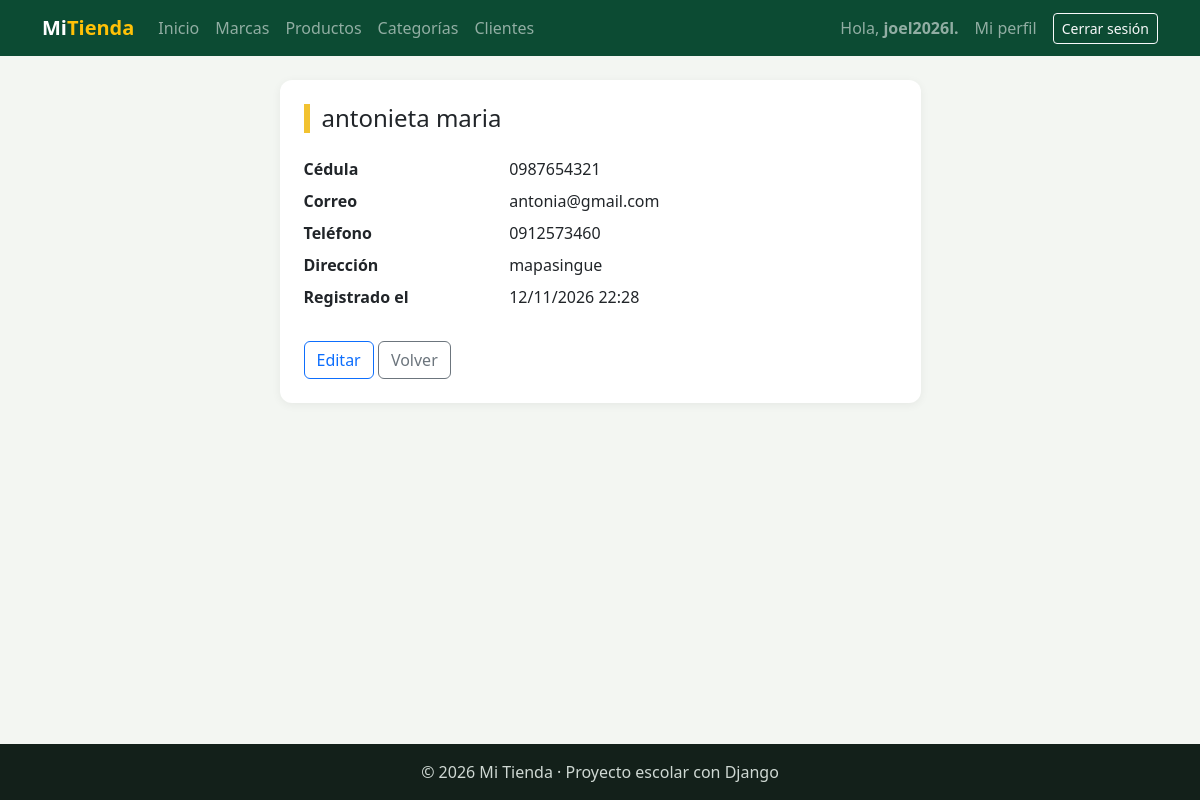
The app's page /facturacion/clientes/2/ (signed in) with its own data.
### facturacion/models.py (models this page shows)
class Cliente(models.Model):
    cedula = models.CharField("Cédula", max_length=10, unique=True)   # Texto (no número): puede empezar con 0
    nombres = models.CharField(max_length=80)
    apellidos = models.CharField(max_length=80)
    email = models.EmailField("Correo", blank=True)                    # EmailField revisa que tenga formato de correo
    telefono = models.CharField("Teléfono", max_length=15, blank=True)
    direccion = models.CharField("Dirección", max_length=200, blank=True)
    fecha_registro = models.DateTimeField(auto_now_add=True)
    class Meta:
        verbose_name = "Cliente"
        verbose_name_plural = "Clientes"
        ordering = ["apellidos", "nombres"]      # Primero por apellido; si se repite, por nombre
    def __str__(self):
        return f"{self.apellidos} {self.nombres}"   # Ej: "Pérez Ana"

### facturacion/views.py (the view)
# urls.py: path("clientes/<int:pk>/", views.cliente_detalle, name="cliente_detalle"),
@login_required
def cliente_detalle(request, pk):                          # READ (uno): ficha del cliente · solo GET
    cliente = get_object_or_404(Cliente, pk=pk)
    return render(request, "facturacion/cliente_detalle.html", {"titulo": str(cliente), "cliente": cliente})

### facturacion/templates/facturacion/cliente_detalle.html (shortened to what this page needs)
{% extends "base.html" %}
{% block contenido %}
<div class="row justify-content-center">
    <div class="col-lg-7">
        <div class="tarjeta">
            <h1 class="h4 titulo-pagina mb-4">{{ cliente.apellidos }} {{ cliente.nombres }}</h1>
            <dl class="row mb-4">
                <dt class="col-sm-4">Cédula</dt>          <dd class="col-sm-8">{{ cliente.cedula }}</dd>
                <dt class="col-sm-4">Correo</dt>          <dd class="col-sm-8">{{ cliente.email|default:"—" }}</dd>
                <dt class="col-sm-4">Teléfono</dt>        <dd class="col-sm-8">{{ cliente.telefono|default:"—" }}</dd>
                <dt class="col-sm-4">Dirección</dt>       <dd class="col-sm-8">{{ cliente.direccion|default:"—" }}</dd>
                <dt class="col-sm-4">Registrado el</dt>   <dd class="col-sm-8">{{ cliente.fecha_registro|date:"d/m/Y H:i" }}</dd>
            </dl>
            <a href="{% url 'facturacion:cliente_editar' cliente.pk %}" class="btn btn-outline-primary">Editar</a>
            <a href="{% url 'facturacion:cliente_lista' %}" class="btn btn-outline-secondary">Volver</a>
        </div>
    </div>
</div>
{% endblock %}

### templates/base.html (shortened to what this page needs)
{% load static %}
<!DOCTYPE html>
<html lang="es">
<head>
    <link href="https://cdn.jsdelivr.net/npm/bootstrap@5.3.3/dist/css/bootstrap.min.css" rel="stylesheet">
    <link rel="stylesheet" href="{% static 'css/estilos.css' %}">
</head>
<body>
    <nav class="navbar navbar-expand-lg navbar-dark barra">
        <div class="container">
            <a class="navbar-brand fw-bold" href="{% url 'home' %}">Mi<span class="text-warning">Tienda</span></a>
            <div class="collapse navbar-collapse" id="menu">
                <ul class="navbar-nav me-auto">
                    <li class="nav-item"><a class="nav-link" href="{% url 'home' %}">Inicio</a></li>
                    {% if user.is_authenticated %}
                        <li class="nav-item"><a class="nav-link" href="{% url 'facturacion:marca_lista' %}">Marcas</a></li>
                        <li class="nav-item"><a class="nav-link" href="{% url 'facturacion:producto_lista' %}">Productos</a></li>
                         <li class="nav-item"><a class="nav-link" href="{% url 'facturacion:categoria_lista' %}">Categorías</a></li>
                        <li class="nav-item"><a class="nav-link" href="{% url 'facturacion:cliente_lista' %}">Clientes</a></li>
                    {% endif %}
                </ul>
                <ul class="navbar-nav align-items-lg-center gap-2">
                    {% if user.is_authenticated %}
                        <li class="nav-item navbar-text">Hola, <b>{{ user.username }}</b></li>
                        <li class="nav-item"><a class="nav-link" href="{% url 'facturacion:mi_perfil' %}">Mi perfil</a></li>
                        <li class="nav-item">
                            <form method="post" action="{% url 'logout' %}" class="m-0">
                                <button type="submit" class="btn btn-sm btn-outline-light">Cerrar sesión</button>
                            </form>
                        </li>
                    {% else %}
                        <li class="nav-item"><a class="nav-link" href="{% url 'login' %}">Ingresar</a></li>
                        <li class="nav-item"><a class="btn btn-sm btn-warning" href="{% url 'registro' %}">Crear cuenta</a></li>
                    {% endif %}
                </ul>
            </div>
        </div>
    </nav>
    <main class="container py-4">
        {% block contenido %}{% endblock %}
    </main>
    <footer class="pie text-center py-3">© 2026 Mi Tienda · Proyecto escolar con Django</footer>
</body>
</html>

### static/CSS/estilos.css (style rules this page uses)
:root { --verde: #0c4b33; --verde-claro: #2f9e6e; --amarillo: #f2c230; }
body { background-color: #f3f6f2; min-height: 100vh; display: flex; flex-direction: column; }
main { flex: 1; }
.barra { background-color: var(--verde); }
.titulo-pagina { border-left: 6px solid var(--amarillo); padding-left: 12px; }
.tarjeta { background: white; border-radius: 12px; padding: 24px; box-shadow: 0 2px 10px rgba(0,0,0,.06); }
.pie { background-color: #13201a; color: #cfd8d3; }

### records on screen
Cliente: apellidos "antonieta", nombres "maria", cedula "0987654321", email "antonia@gmail.com", telefono "0912573460", direccion "mapasingue", fecha_registro "12/11/2026 22:28"

### other values on screen
{{ user.username }} "joel2026l."
